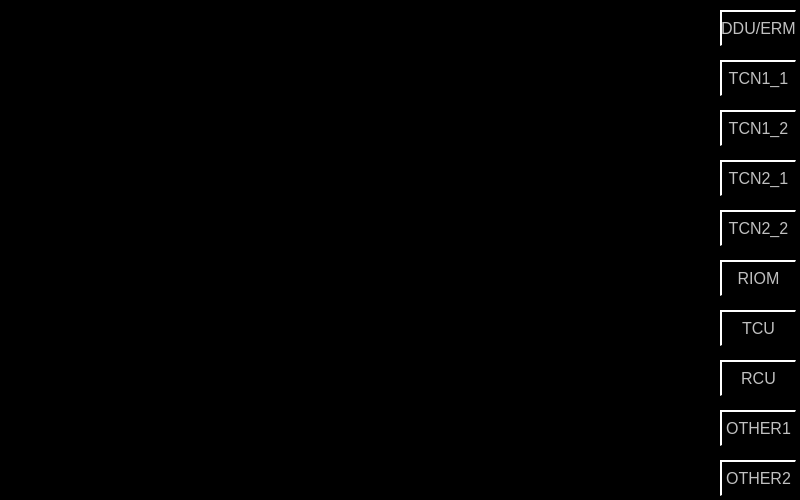
<?xml version="1.0" encoding="UTF-8"?>
<ui version="4.0">
 <class>Main_Allportdata</class>
 <widget class="QWidget" name="Main_Allportdata">
  <property name="geometry">
   <rect>
    <x>0</x>
    <y>0</y>
    <width>800</width>
    <height>500</height>
   </rect>
  </property>
  <property name="windowTitle">
   <string>Form</string>
  </property>
  <property name="styleSheet">
   <string notr="true">QWidget
{
	background-color: black;
    font:12px;
}
QLabel
{
color:white;
}QPushButton
{
font: 16px;color: rgb(192,192,192);background-color: rgb(0, 0, 0);border-top: 2px solid white;border-left: 2px solid white;
}</string>
  </property>
  <widget class="QPushButton" name="BTNDDU">
   <property name="geometry">
    <rect>
     <x>720</x>
     <y>10</y>
     <width>76</width>
     <height>36</height>
    </rect>
   </property>
   <property name="text">
    <string>DDU/ERM</string>
   </property>
  </widget>
  <widget class="QPushButton" name="BTNTCN1">
   <property name="geometry">
    <rect>
     <x>720</x>
     <y>60</y>
     <width>76</width>
     <height>36</height>
    </rect>
   </property>
   <property name="text">
    <string>TCN1_1</string>
   </property>
  </widget>
  <widget class="QPushButton" name="BTNTCN2">
   <property name="geometry">
    <rect>
     <x>720</x>
     <y>110</y>
     <width>76</width>
     <height>36</height>
    </rect>
   </property>
   <property name="text">
    <string>TCN1_2</string>
   </property>
  </widget>
  <widget class="QPushButton" name="BTNTCN4">
   <property name="geometry">
    <rect>
     <x>720</x>
     <y>210</y>
     <width>76</width>
     <height>36</height>
    </rect>
   </property>
   <property name="text">
    <string>TCN2_2</string>
   </property>
  </widget>
  <widget class="QPushButton" name="BTNTCN3">
   <property name="geometry">
    <rect>
     <x>720</x>
     <y>160</y>
     <width>76</width>
     <height>36</height>
    </rect>
   </property>
   <property name="text">
    <string>TCN2_1</string>
   </property>
  </widget>
  <widget class="QPushButton" name="BTNTCU">
   <property name="geometry">
    <rect>
     <x>720</x>
     <y>310</y>
     <width>76</width>
     <height>36</height>
    </rect>
   </property>
   <property name="text">
    <string>TCU</string>
   </property>
  </widget>
  <widget class="QPushButton" name="BTNRIOM">
   <property name="geometry">
    <rect>
     <x>720</x>
     <y>260</y>
     <width>76</width>
     <height>36</height>
    </rect>
   </property>
   <property name="text">
    <string>RIOM</string>
   </property>
  </widget>
  <widget class="QPushButton" name="BTNOTHER1">
   <property name="geometry">
    <rect>
     <x>720</x>
     <y>460</y>
     <width>76</width>
     <height>36</height>
    </rect>
   </property>
   <property name="text">
    <string>OTHER2</string>
   </property>
  </widget>
  <widget class="QPushButton" name="BTNOTHER2">
   <property name="geometry">
    <rect>
     <x>720</x>
     <y>410</y>
     <width>76</width>
     <height>36</height>
    </rect>
   </property>
   <property name="text">
    <string>OTHER1</string>
   </property>
  </widget>
  <widget class="QPushButton" name="BTNRCU">
   <property name="geometry">
    <rect>
     <x>720</x>
     <y>360</y>
     <width>76</width>
     <height>36</height>
    </rect>
   </property>
   <property name="text">
    <string>RCU</string>
   </property>
  </widget>
 </widget>
 <resources/>
 <connections/>
</ui>
